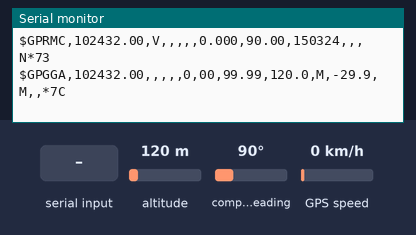
The sketch below on a simulated Arduino Uno, built with avr-gcc and run on an emulated ATmega328P. On the bench: the last lines printed to the serial monitor. The test bench sets the inputs (shaded band); at power-on: compass heading 90°, altitude 120 m, GPS speed 0 km/h. The GPS gets a fix after 3 s at 37.7749, -122.4194 with 8 satellites; no radio packets arrive unless stated.

Above: at 2.2 s.
2.3 s: compass heading set to 269°
At 3.8 s:
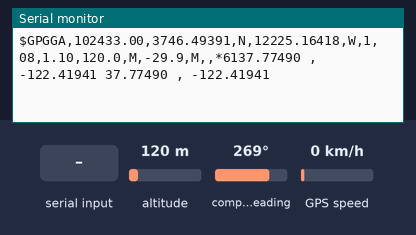
4.6 s: "1\n" received over the second serial link
At 4.86 s:
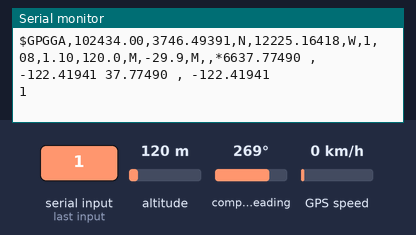
6.5 s: altitude set to 250 m
At 8.8 s:
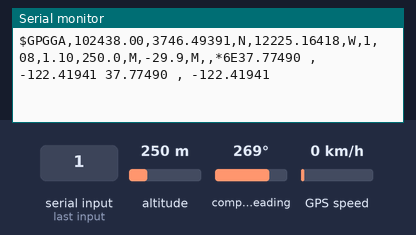
9.5 s: GPS speed set to 30 km/h
At 10.14 s:
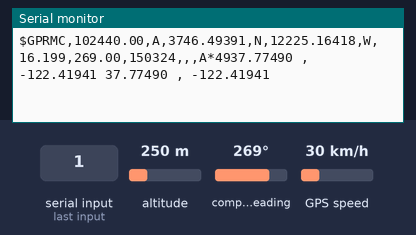
13.5 s: "0\n" received over the second serial link
At 13.8 s:
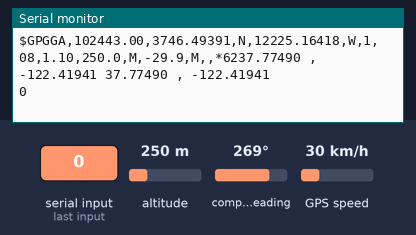
15.0 s: altitude set to 20 m
At 18.8 s:
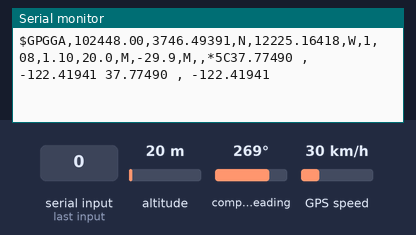

Measured:
- after the input at 2.3 s, the serial monitor: prints a new line after 0.71 s (image 1)
- after the input at 4.6 s, the serial monitor: prints a new line at once (image 2)
- after the input at 6.5 s, the serial monitor: prints a new line after 0.65 s (image 3)
- after the input at 9.5 s, the serial monitor: prints a new line after 0.51 s (image 4)
- after the input at 13.5 s, the serial monitor: prints a new line at once (image 5)
- after the input at 15.0 s, the serial monitor: prints a new line after 0.15 s (image 6)

The sketch:

NEO-6M0.ino
```cpp
#include <SoftwareSerial.h>
#include <TinyGPS.h>

#include <SPI.h>
#include <LoRa.h>

String myVal;

// RX = 11  TX = 10
SoftwareSerial mySerial(6, 7);
TinyGPS gps;

void gpsdump(TinyGPS &gps);
void printFloat(double f, int digits = 2);

void setup()
{
  // Oploen serial communications and wait for port to open:
  Serial.begin(9600);
  // set the data rate for the SoftwareSerial port

  delay(1000);
}

void loop() // run over and over
{
  myVal = "";
  mySerial.begin(9600);
  bool newdata = false;
  unsigned long start = millis();
  // Every 5 seconds we print an update
  while (millis() - start < 5000)
  {
    if (mySerial.available())

    {
      char c = mySerial.read();

      //myVal += c;
     Serial.print(c);  // uncomment to see raw GPS data
      if (gps.encode(c))
      {
        newdata = true;
        break;  // uncomment to print new data immediately!
      }
    }
  }

  if (newdata)
  {
//    Serial.println("Acquired Data");
//    Serial.println("-------------");
    gpsdump(gps);
//    Serial.println("-------------");
//    Serial.println();
  }
//  Serial.println();
  mySerial.end();

  if (!LoRa.begin(433E6)) {
    Serial.println("Starting LoRa failed!");
    while (1);
  }
  LoRa.setSyncWord(0xF3);
  LoRa.setTxPower(20);

  LoRa.beginPacket();
  LoRa.print(myVal);
  LoRa.print("\n");
  LoRa.endPacket();

  LoRa.end();


  Serial.println(myVal);


}

void gpsdump(TinyGPS &gps)
{
  long lat, lon;
  float flat, flon;
  unsigned long age, date, time, chars;
  int year;
  byte month, day, hour, minute, second, hundredths;
  unsigned short sentences, failed;

  gps.get_position(&lat, &lon, &age);
//  Serial.print("Lat/Long(10^-5 deg): "); Serial.print(lat); Serial.print(", "); Serial.print(lon);
//  Serial.print(" Fix age: "); Serial.print(age); Serial.println("ms.");
//
  // On Arduino, GPS characters may be lost during lengthy Serial.print()
  // On Teensy, Serial prints to USB, which has large output buffering and
  //   runs very fast, so it's not necessary to worry about missing 4800
  //   baud GPS characters.

  gps.f_get_position(&flat, &flon, &age);
  printFloat(flat, 5); myVal += ", "; Serial.print(", "); printFloat(flon, 5);//--------------------------------------->


  gps.get_datetime(&date, &time, &age);

  gps.crack_datetime(&year, &month, &day, &hour, &minute, &second, &hundredths, &age);
}

void printFloat(double number, int digits)
{
  // Handle negative numbers
  if (number < 0.0)
  {
     myVal += "-";
     Serial.print('-');
     number = -number;
  }

  // Round correctly so that print(1.999, 2) prints as "2.00"
  double rounding = 0.5;
  for (uint8_t i=0; i<digits; ++i)
    rounding /= 10.0;

  number += rounding;

  // Extract the integer part of the number and print it
  unsigned long int_part = (unsigned long)number;
  double remainder = number - (double)int_part;
  myVal += int_part;
  Serial.print(int_part);

  // Print the decimal point, but only if there are digits beyond
  if (digits > 0) {
   myVal += ".";
    Serial.print(".");
  }

  // Extract digits from the remainder one at a time
  while (digits-- > 0)
  {
    remainder *= 10.0;
    int toPrint = int(remainder);
    myVal += toPrint;
    Serial.print(toPrint);
    remainder -= toPrint;
  }
  myVal += " ";
  Serial.print(" ");
}
```
